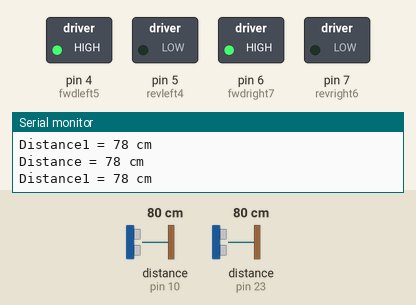
Recording of a sketch running on a simulated Arduino Mega 2560, built with avr-gcc and run on an emulated ATmega2560. Shown: switched loads named in the sketch (green lamp = pin HIGH), the last lines printed to the serial monitor. Wiring (inferred from the names in the program): 2 × ultrasonic range finder: trigger pin 9, echo pin 10 / trigger pin 22, echo pin 23. Dashed ring = blinking. The test bench sets the inputs (shaded band); at power-on: distance to the obstacle (sensors on pin 10, pin 23) 80 cm. The echo pulse lasts 58.3 µs per cm; pins used as bus, display or sensor lines are not drawn.

Above: at 1.3 s.
1.4 s: distance to the obstacle (sensor on pin 10) set to 20 cm
3.2 s: distance to the obstacle (sensor on pin 10) set to 16 cm
At 4.4 s:
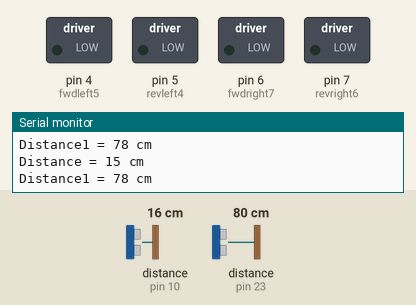
At 5.9 s:
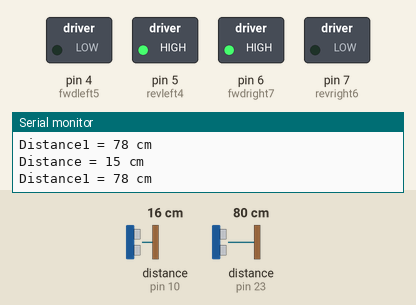
Timing chart, 0 to 12.3 s (numbered marks = the images above; inputs shaded):
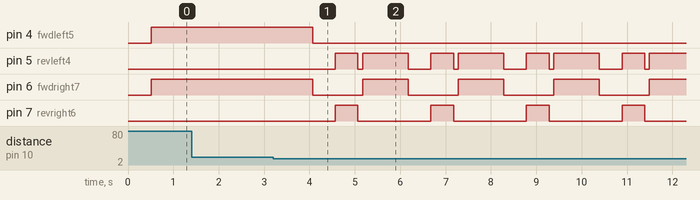

Measured:
- the behaviour switches between 19 and 18 cm on distance to the obstacle (sensor on pin 10) (found by bisection; images 0 and 1)
- after the input at 3.2 s, pin 4 (fwdleft5): HIGH → LOW after 0.87 s; pin 5 (revleft4): LOW → HIGH after 1.4 s, then repeats every 2.1 s: LOW 0.10 s, HIGH 1.0 s, LOW 0.50 s, HIGH 0.50 s

The sketch:

OBSTACLE_AVO.ino
```cpp
\
/* Example code for HC-SR04 ultrasonic distance sensor with Arduino. No library required. More info: https://www.makerguides.com */

// Define Trig and Echo pin:
#define trigPin1 22
#define echoPin1 23
#define trigPin 9
#define echoPin 10
int revleft4 = 5; //REVerse motion of Left motor
int fwdleft5 = 4; //ForWarD motion of Left motor
int revright6 = 7; //REVerse motion of Right motor
int fwdright7 = 6; //ForWarD motion of Right motor
int speed_value_revleft4; // value for motor speed
int speed_value_fwdleft5; // value for motor speed
int speed_value_revright6; // value for motor speed
int speed_value_fwdright7; // value for motor speed

// Define variables:
long duration1;
int distance1;
long duration;
int distance;

void setup() {
  // Define inputs and outputs:
  pinMode(trigPin1, OUTPUT);
  pinMode(echoPin1, INPUT);
  pinMode(trigPin, OUTPUT);
  pinMode(echoPin, INPUT);
  pinMode(revleft4, OUTPUT); // set Motor pins as output
  pinMode(fwdleft5, OUTPUT);
  pinMode(revright6, OUTPUT);
  pinMode(fwdright7, OUTPUT);
  //Begin Serial communication at a baudrate of 9600:
  Serial.begin(9600);
}

void loop() {
  u();
 u1();
 delay(400);
 if (distance > 19)
{
digitalWrite(fwdright7, HIGH); // move forward
digitalWrite(revright6, LOW);
digitalWrite(fwdleft5, HIGH);
digitalWrite(revleft4, LOW);
}
if (distance < 18)
{
digitalWrite(fwdright7, LOW); //Stop
digitalWrite(revright6, LOW);
digitalWrite(fwdleft5, LOW);
digitalWrite(revleft4, LOW);
delay(500);
digitalWrite(fwdright7, LOW); //movebackword
digitalWrite(revright6, HIGH);
digitalWrite(fwdleft5, LOW);
digitalWrite(revleft4, HIGH);
delay(500);
digitalWrite(fwdright7, LOW); //Stop
digitalWrite(revright6, LOW);
digitalWrite(fwdleft5, LOW);
digitalWrite(revleft4, LOW);
delay(100);
digitalWrite(fwdright7, HIGH);
digitalWrite(revright6, LOW);
digitalWrite(revleft4, HIGH);
digitalWrite(fwdleft5, LOW);
delay(500);
}
}
//control the speed 0- 255
//speed_value_revleft4 = 255; // full speed
//speed_value_fwdleft5 = 255; // full speed
//speed_value_revright6 = 255; // full speed
//speed_value_fwdright7 = 255;
void u(){
  digitalWrite(trigPin, LOW);
  delayMicroseconds(5);

  // Trigger the sensor by setting the trigPin high for 10 microseconds:
  digitalWrite(trigPin, HIGH);
  delayMicroseconds(10);
  digitalWrite(trigPin, LOW);

  // Read the echoPin, pulseIn() returns the duration (length of the pulse) in microseconds:
  duration = pulseIn(echoPin, HIGH);
  // Calculate the distance:
  distance = duration * 0.034 / 2;

  // Print the distance on the Serial Monitor (Ctrl+Shift+M):
  Serial.print("Distance = ");
  Serial.print(distance);
  Serial.println(" cm");

  delay(50);
}
void u1(){
  digitalWrite(trigPin1, LOW);
  delayMicroseconds(5);

  // Trigger the sensor by setting the trigPin high for 10 microseconds:
  digitalWrite(trigPin1, HIGH);
  delayMicroseconds(10);
  digitalWrite(trigPin1, LOW);

  // Read the echoPin, pulseIn() returns the duration (length of the pulse) in microseconds:
  duration1 = pulseIn(echoPin1, HIGH);
  // Calculate the distance:
  distance1 = duration1 * 0.034 / 2;

  // Print the distance on the Serial Monitor (Ctrl+Shift+M):
  Serial.print("Distance1 = ");
  Serial.print(distance1);
  Serial.println(" cm");

  delay(50);
}
```
